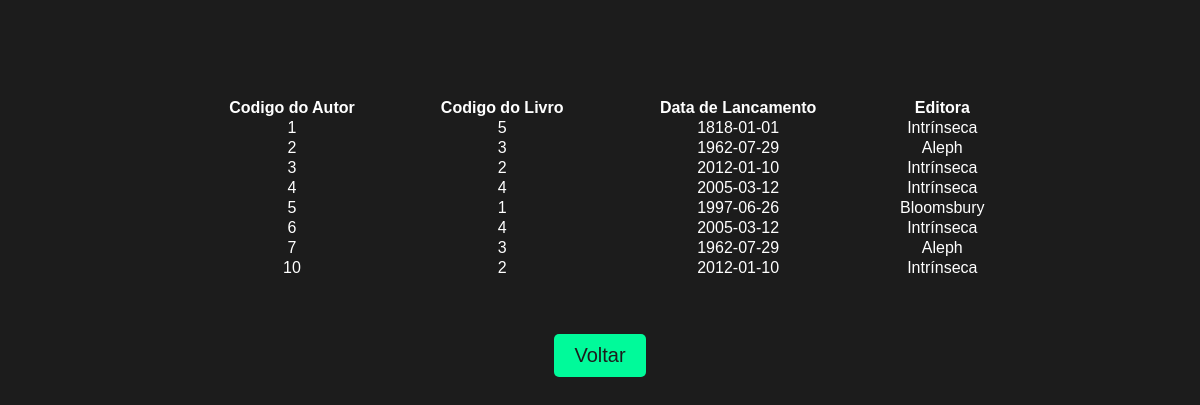
The page /ListarAuti.php on the database its author committed.
### tables this page shows
CREATE TABLE `autoria` (
  `Cod_autor` int(11) NOT NULL,
  `Cod_livro` int(11) NOT NULL,
  `DataLancamento` date NOT NULL,
  `Editora` varchar(50) NOT NULL
);

### autoria.php (called while the page is built, shortened)
<?php
class autoria
{
    function listar()
    {
        try
        {
            $this-> conn = new Conectar();
            $sql = $this->conn->query("select * from autoria order by Cod_autor");
            $sql->execute();
            return $sql->fetchAll();
        }
        catch(PDOException $exc){
            echo 'Erro ao consultar a consulta'. $exc->getMessage();
        }
    }
}
?>

### ListarAuti.php (the view, shortened to what this page needs)
<!DOCTYPE html>
<html lang="en">
<head>
<?php
include_once 'autoria.php';
$p = new autoria();
$pro_bd = $p->listar();
?>
</head>
<body>
<section>
<br>
<table style="width:70%; margin: 0 auto; border-collapse: collapse; color: #fff;">
<tr>
<th>Codigo do Autor</th>
<th>Codigo do Livro</th>
<th>Data de Lancamento</th>
<th>Editora</th>
</tr>
<?php
            if (is_array($pro_bd)) {
                foreach ($pro_bd as $pro_mostrar) {
                    echo "<tr>";
                    echo "<td>" . $pro_mostrar[0] . "</td>";
                    echo "<td>" . $pro_mostrar[1] . "</td>";
                    echo "<td>" . $pro_mostrar[2] . "</td>";
                    echo "<td>" . $pro_mostrar[3] . "</td>";
                    echo "</tr>";
                }
            }
            ?>
</table>
<br><br>
<button> <a href='Menu3.html'>Voltar</a></button>
</section>
</body>
</html>

### ListarAuti.php (style rules this page uses)
body { font-family: "Century Gothic", sans-serif; text-align: center; background-color: #1C1C1C; margin-top: 5rem; color: #fff; }
a { text-decoration: none; font-size: 20px; color: #1C1C1C; }
button { padding: 10px 20px; font-size: 20px; background-color: #00FA9A; border: none; border-radius: 5px; cursor: pointer; margin-top: 20px; transition: background-color 0.3s, color 0.3s; }

### rows shown on the page
autoria: Cod_autor "1", Cod_livro "5", DataLancamento "1818-01-01", Editora "Intrínseca"
autoria: Cod_autor "2", Cod_livro "3", DataLancamento "1962-07-29", Editora "Aleph"
autoria: Cod_autor "3", Cod_livro "2", DataLancamento "2012-01-10", Editora "Intrínseca"
autoria: Cod_autor "4", Cod_livro "4", DataLancamento "2005-03-12", Editora "Intrínseca"
autoria: Cod_autor "5", Cod_livro "1", DataLancamento "1997-06-26", Editora "Bloomsbury"
autoria: Cod_autor "6", Cod_livro "4", DataLancamento "2005-03-12", Editora "Intrínseca"
autoria: Cod_autor "7", Cod_livro "3", DataLancamento "1962-07-29", Editora "Aleph"
autoria: Cod_autor "10", Cod_livro "2", DataLancamento "2012-01-10", Editora "Intrínseca"
